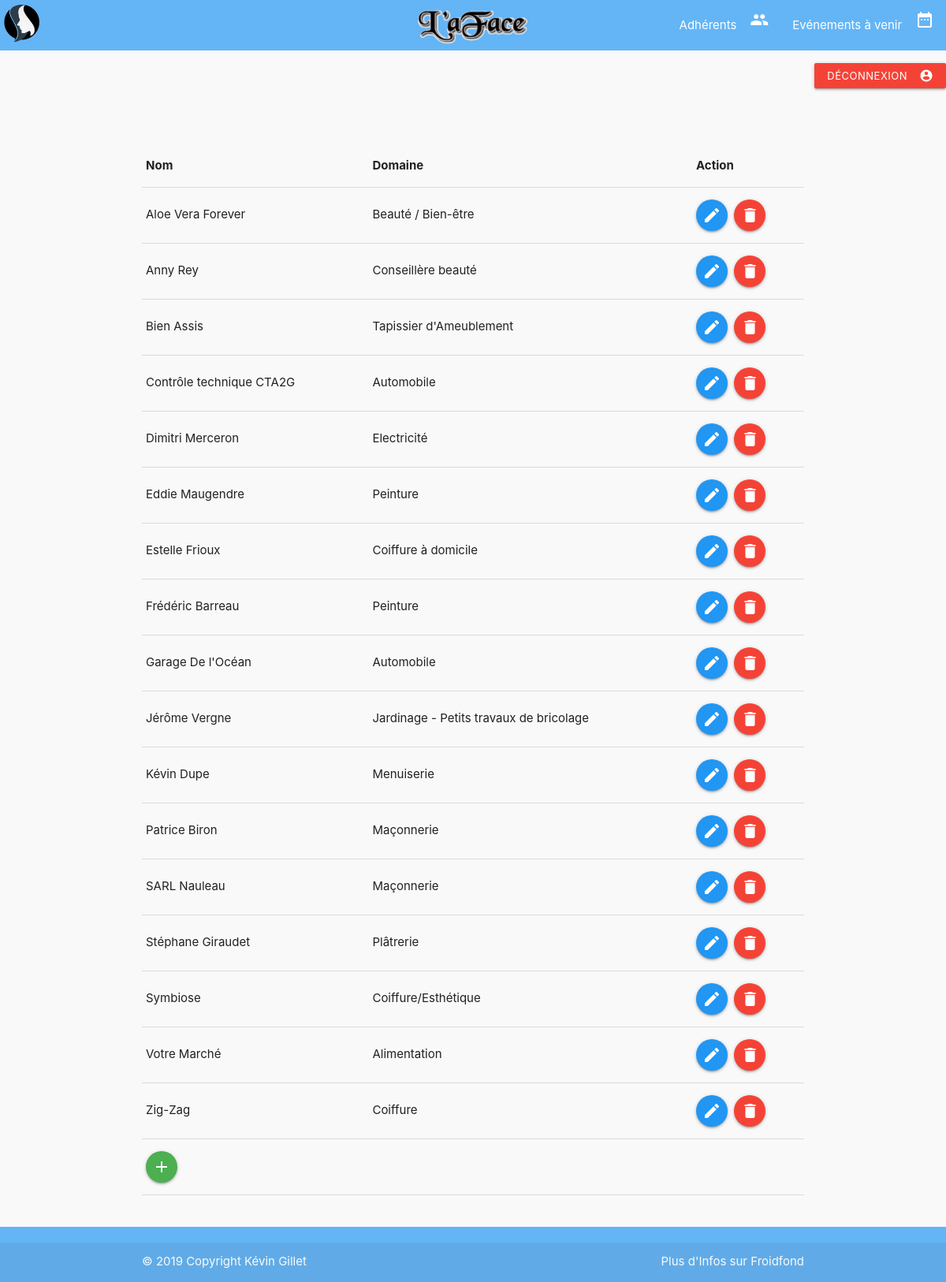
/admin/management/enterprise.php (signed in), run on the app's committed database.
### tables this page shows
CREATE TABLE `entreprise` (
  `idEntreprise` int(11) NOT NULL,
  `nomEntreprise` varchar(100) DEFAULT NULL,
  `domaineEntreprise` varchar(100) DEFAULT NULL,
  `descriptionEntreprise` tinytext NOT NULL,
  `nomLogoEntreprise` varchar(200) DEFAULT NULL
);

### admin/management/enterprise.php (the view, shortened to what this page needs)
<?php
include '../../modal/header.php';
?>
<?php require_once '../../config/config.php';
$db = new PDO("mysql:host=" . Config::DB_SERVER . ";dbname=" . Config::DB_NAME
, Config::DB_USERNAME, Config::DB_PASSWORD, array(PDO::MYSQL_ATTR_INIT_COMMAND => "SET NAMES 'utf8'"));
$sql_query = "SELECT e.nomEntreprise, e.idEntreprise, e.domaineEntreprise
FROM entreprise e ORDER BY e.nomEntreprise";
$result = $db->prepare($sql_query);
$result->execute();
$brands = $result->fetchAll();
?>
      <main>
        <a href="../logout.php" class="waves-effect waves-light btn-small right btn-logout red"><i class="material-icons right">account_circle</i>Déconnexion</a>
        <table class="highlight table-gestion member-table responsive-table">
          <thead>
            <tr>
              <th>Nom</th>
              <th>Domaine</th>
              <th>Action</th>
            </tr>
          </thead>
          <tbody>
            <?php foreach ($brands as $line){ ?>
            <tr>
              <td><?php echo $line["nomEntreprise"] ?></td>
              <td><?php echo $line["domaineEntreprise"] ?></td>
              <td><a href="/assolaface/admin/form/enterprise_edit.php" class="btn-floating waves-effect waves-light blue"><i class="material-icons">edit</i></a>&nbsp;
                  <a href="/assolaface/admin/actions/enterprise_delete.php" class="btn-floating waves-effect waves-light red"><i class="material-icons">delete</i></a></td>
            </tr>
            <?php } ?>
            <tr>
              <td><a href="/assolaface/admin/form/entreprise_add.php" class="btn-floating waves-effect waves-light green"><i class="material-icons">add</i></a></td>
            </tr>
          </tbody>
        </table>
      </main>
<?php include '../../modal/footer.php'; ?>

### css/style.css (style rules this page uses)
body { display: flex; min-height: 100vh; flex-direction: column; }
main { flex: 1 0 auto; background: #f9f9fa; }
.btn-logout { margin-top: 2vh; }
.member-table { width: 70%; margin-left: auto; margin-right: auto; margin-bottom: 5vh; margin-top: 15vh; }

### data on the page
entreprise: nomEntreprise "Aloe Vera Forever", domaineEntreprise "Beauté / Bien-être"
entreprise: nomEntreprise "Anny Rey", domaineEntreprise "Conseillère beauté"
entreprise: nomEntreprise "Bien Assis", domaineEntreprise "Tapissier d'Ameublement"
entreprise: nomEntreprise "Contrôle technique CTA2G", domaineEntreprise "Automobile"
entreprise: nomEntreprise "Dimitri Merceron", domaineEntreprise "Electricité"
entreprise: nomEntreprise "Eddie Maugendre", domaineEntreprise "Peinture"
entreprise: nomEntreprise "Estelle Frioux", domaineEntreprise "Coiffure à domicile"
entreprise: nomEntreprise "Frédéric Barreau", domaineEntreprise "Peinture"
entreprise: nomEntreprise "Garage De l'Océan", domaineEntreprise "Automobile"
entreprise: nomEntreprise "Jérôme Vergne", domaineEntreprise "Jardinage - Petits travaux de bricolage"
entreprise: nomEntreprise "Kévin Dupe", domaineEntreprise "Menuiserie"
entreprise: nomEntreprise "Patrice Biron", domaineEntreprise "Maçonnerie"
entreprise: nomEntreprise "SARL Nauleau", domaineEntreprise "Maçonnerie"
entreprise: nomEntreprise "Stéphane Giraudet", domaineEntreprise "Plâtrerie"
entreprise: nomEntreprise "Symbiose", domaineEntreprise "Coiffure/Esthétique"
entreprise: nomEntreprise "Votre Marché", domaineEntreprise "Alimentation"
entreprise: nomEntreprise "Zig-Zag", domaineEntreprise "Coiffure"
